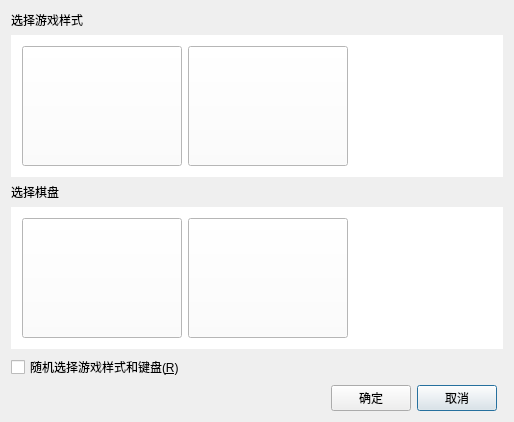
<?xml version="1.0" encoding="UTF-8"?>
<ui version="4.0">
 <class>StyleSetting</class>
 <widget class="QDialog" name="StyleSetting">
  <property name="geometry">
   <rect>
    <x>0</x>
    <y>0</y>
    <width>514</width>
    <height>356</height>
   </rect>
  </property>
  <property name="windowTitle">
   <string>StyleSetting</string>
  </property>
  <layout class="QGridLayout" name="gridLayout_3">
   <item row="5" column="2">
    <widget class="QPushButton" name="btnCancel">
     <property name="text">
      <string>取消</string>
     </property>
    </widget>
   </item>
   <item row="1" column="0" colspan="4">
    <widget class="QWidget" name="widget" native="true">
     <property name="styleSheet">
      <string notr="true">background-color: rgb(255, 255, 255);</string>
     </property>
     <layout class="QGridLayout" name="gridLayout">
      <item row="1" column="0">
       <widget class="QPushButton" name="pushButton">
        <property name="minimumSize">
         <size>
          <width>160</width>
          <height>120</height>
         </size>
        </property>
        <property name="maximumSize">
         <size>
          <width>160</width>
          <height>120</height>
         </size>
        </property>
        <property name="styleSheet">
         <string notr="true"/>
        </property>
        <property name="text">
         <string/>
        </property>
        <property name="checkable">
         <bool>false</bool>
        </property>
        <property name="checked">
         <bool>false</bool>
        </property>
       </widget>
      </item>
      <item row="1" column="2">
       <spacer name="horizontalSpacer">
        <property name="orientation">
         <enum>Qt::Horizontal</enum>
        </property>
        <property name="sizeHint" stdset="0">
         <size>
          <width>40</width>
          <height>20</height>
         </size>
        </property>
       </spacer>
      </item>
      <item row="1" column="1">
       <widget class="QPushButton" name="pushButton_2">
        <property name="minimumSize">
         <size>
          <width>160</width>
          <height>120</height>
         </size>
        </property>
        <property name="maximumSize">
         <size>
          <width>160</width>
          <height>120</height>
         </size>
        </property>
        <property name="styleSheet">
         <string notr="true"/>
        </property>
        <property name="text">
         <string/>
        </property>
        <property name="checkable">
         <bool>false</bool>
        </property>
       </widget>
      </item>
      <item row="2" column="0">
       <spacer name="verticalSpacer">
        <property name="orientation">
         <enum>Qt::Vertical</enum>
        </property>
        <property name="sizeHint" stdset="0">
         <size>
          <width>20</width>
          <height>40</height>
         </size>
        </property>
       </spacer>
      </item>
     </layout>
    </widget>
   </item>
   <item row="2" column="0" colspan="4">
    <widget class="QLabel" name="label_2">
     <property name="text">
      <string>选择棋盘</string>
     </property>
    </widget>
   </item>
   <item row="0" column="0" colspan="4">
    <widget class="QLabel" name="label">
     <property name="text">
      <string>选择游戏样式</string>
     </property>
    </widget>
   </item>
   <item row="4" column="0" colspan="4">
    <widget class="QCheckBox" name="checkBox">
     <property name="text">
      <string>随机选择游戏样式和键盘(&amp;R)</string>
     </property>
    </widget>
   </item>
   <item row="3" column="0" colspan="4">
    <widget class="QWidget" name="widget_2" native="true">
     <property name="styleSheet">
      <string notr="true">background-color: rgb(255, 255, 255);</string>
     </property>
     <layout class="QGridLayout" name="gridLayout_2">
      <item row="0" column="1">
       <widget class="QPushButton" name="pushButton_4">
        <property name="minimumSize">
         <size>
          <width>160</width>
          <height>120</height>
         </size>
        </property>
        <property name="maximumSize">
         <size>
          <width>160</width>
          <height>120</height>
         </size>
        </property>
        <property name="styleSheet">
         <string notr="true"/>
        </property>
        <property name="text">
         <string/>
        </property>
        <property name="checkable">
         <bool>false</bool>
        </property>
       </widget>
      </item>
      <item row="0" column="0">
       <widget class="QPushButton" name="pushButton_3">
        <property name="minimumSize">
         <size>
          <width>160</width>
          <height>120</height>
         </size>
        </property>
        <property name="maximumSize">
         <size>
          <width>160</width>
          <height>120</height>
         </size>
        </property>
        <property name="styleSheet">
         <string notr="true"/>
        </property>
        <property name="text">
         <string/>
        </property>
        <property name="checkable">
         <bool>false</bool>
        </property>
        <property name="checked">
         <bool>false</bool>
        </property>
       </widget>
      </item>
      <item row="0" column="2">
       <spacer name="horizontalSpacer_2">
        <property name="orientation">
         <enum>Qt::Horizontal</enum>
        </property>
        <property name="sizeHint" stdset="0">
         <size>
          <width>40</width>
          <height>20</height>
         </size>
        </property>
       </spacer>
      </item>
      <item row="1" column="0">
       <spacer name="verticalSpacer_2">
        <property name="orientation">
         <enum>Qt::Vertical</enum>
        </property>
        <property name="sizeHint" stdset="0">
         <size>
          <width>20</width>
          <height>40</height>
         </size>
        </property>
       </spacer>
      </item>
     </layout>
    </widget>
   </item>
   <item row="5" column="0">
    <spacer name="horizontalSpacer_3">
     <property name="orientation">
      <enum>Qt::Horizontal</enum>
     </property>
     <property name="sizeHint" stdset="0">
      <size>
       <width>40</width>
       <height>20</height>
      </size>
     </property>
    </spacer>
   </item>
   <item row="5" column="1">
    <widget class="QPushButton" name="btnOK">
     <property name="text">
      <string>确定</string>
     </property>
    </widget>
   </item>
  </layout>
 </widget>
 <layoutdefault spacing="6" margin="11"/>
 <tabstops>
  <tabstop>pushButton</tabstop>
  <tabstop>pushButton_2</tabstop>
  <tabstop>pushButton_3</tabstop>
  <tabstop>pushButton_4</tabstop>
  <tabstop>checkBox</tabstop>
  <tabstop>btnOK</tabstop>
  <tabstop>btnCancel</tabstop>
 </tabstops>
 <resources>
  <include location="minesweeping.qrc"/>
 </resources>
 <connections/>
</ui>
